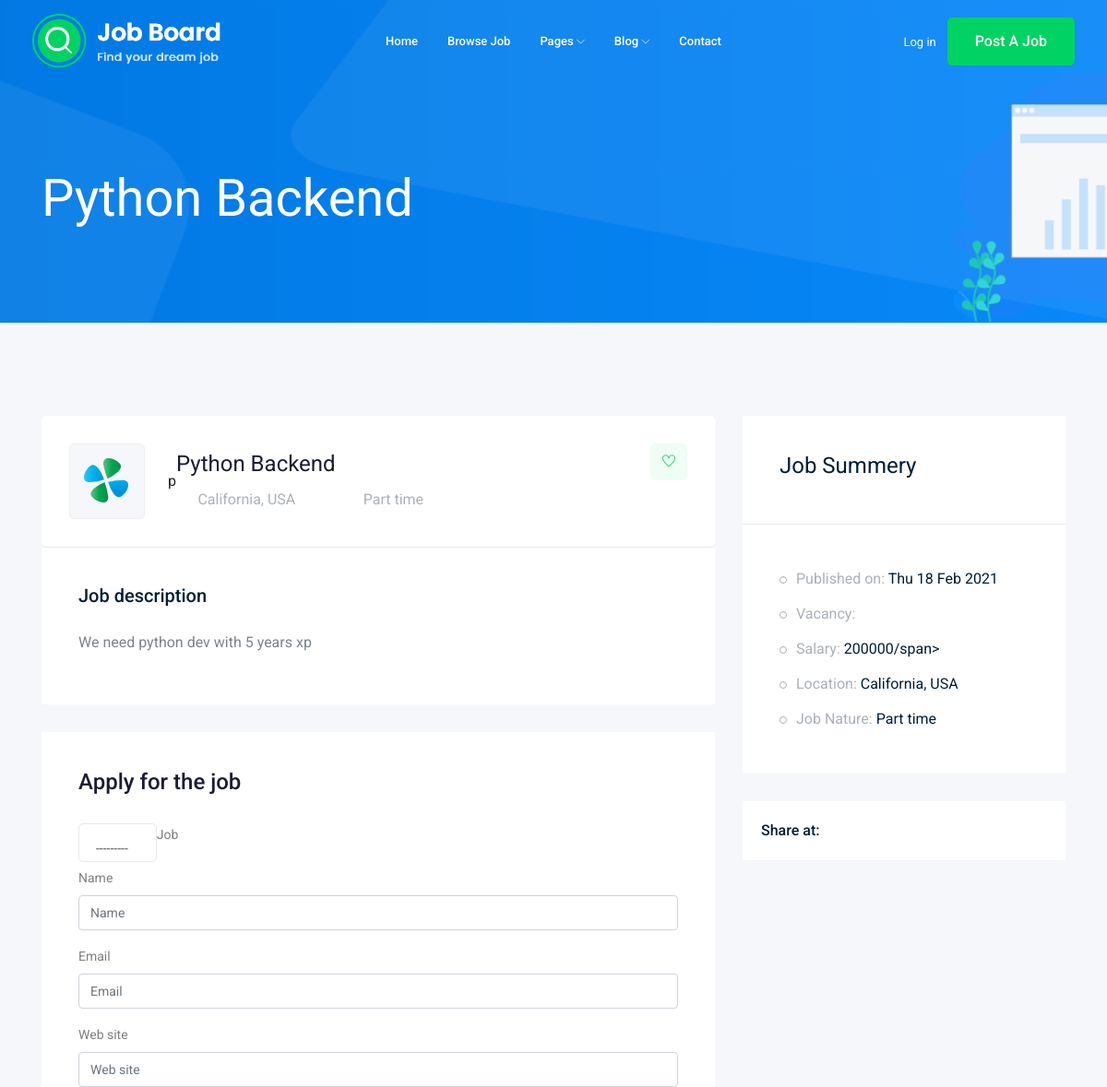
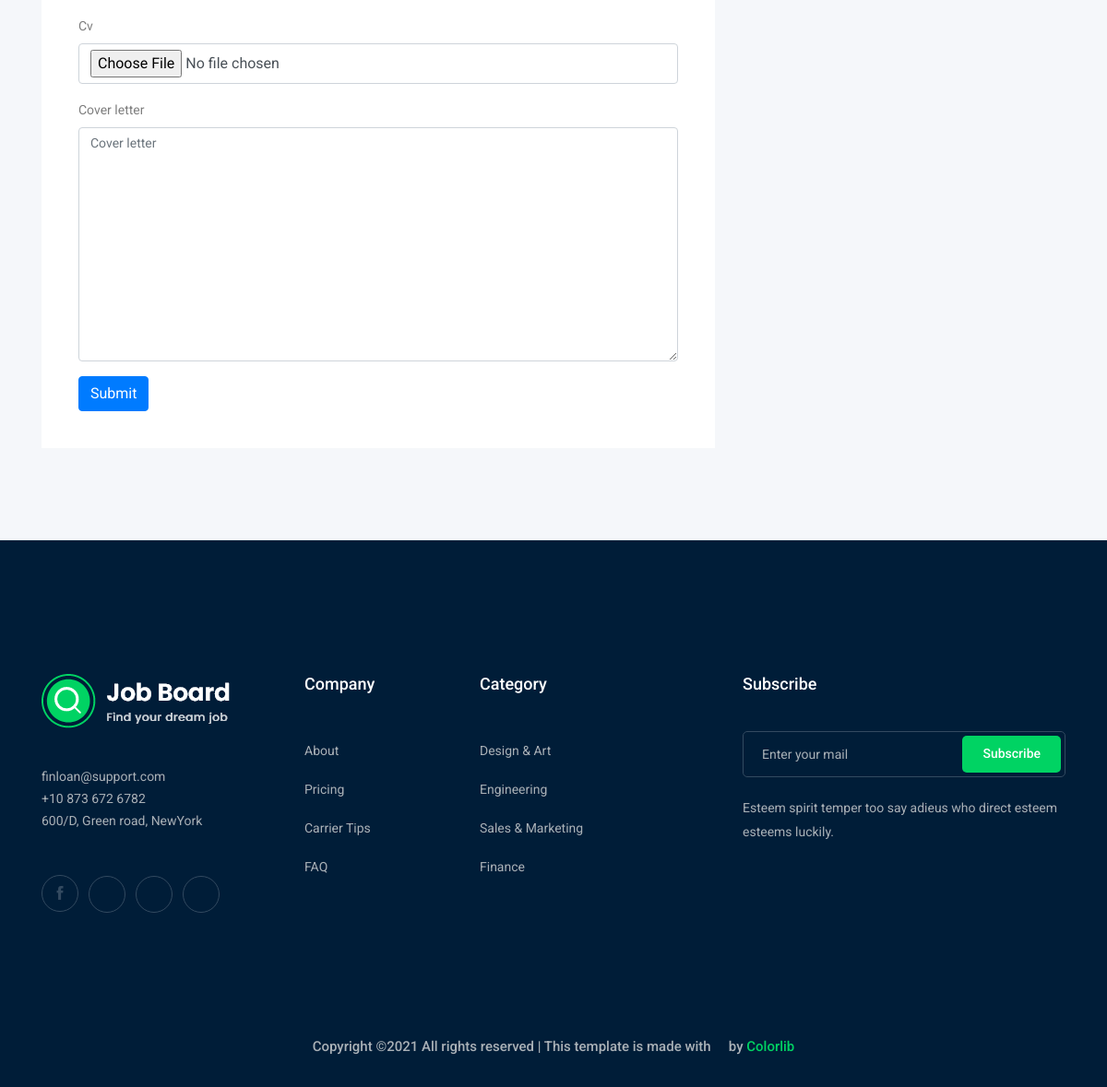
Page /jobs/python-backend on the committed database (2 pictures, top to bottom).
### job/models.py (models this page shows, shortened)
class Job(models.Model):
   owner = models.ForeignKey('auth.User',related_name= 'job_owner',on_delete = models.CASCADE)
   title = models.CharField(max_length=100)
   job_type = models.CharField(max_length= 50, choices= Job_type)
   Description = models.TextField(max_length= 10000)
   Publushed_at = models.DateField(auto_now= True)
   Vacany = models.IntegerField(default= 1 )
   Salary = models.IntegerField(default = 0)
   Experience = models.IntegerField(default = 1)
   Category = models.ForeignKey('Category', on_delete = models.CASCADE)
   Image = models.ImageField(upload_to = image_upload)
   slug = models.SlugField(blank= True,null= True)
   def __str__(self):
      return self.title

### job/views.py (the view)
# urls.py: path('<str:slug>', views.job_detail, name= 'job_detail'),
def job_detail(request,slug):
    job_detail = Job.objects.get(slug= slug)
    if request.method == 'POST':
        form = ApplyForm(request.POST, request.FILES)
        if form.is_valid():
              myform = form.save()
    else:
        form = ApplyForm()
    context = {'job':job_detail, 'form': form}
    return render(request,'jobs/job_details.html',context)

### job/form.py
class ApplyForm(forms.ModelForm):
      class Meta:
          model = Apply
          fields = ['job','name','email','web_site','cv','cover_letter']

### job/templates/jobs/job_details.html (shortened to what this page needs)
{% extends "base.html" %}
{% load bootstrap4 %}
{% block body %}
    <div class="bradcam_area bradcam_bg_1">
        <div class="container">
            <div class="row">
                <div class="col-xl-12">
                    <div class="bradcam_text">
                        <h3>{{job}}</h3>
                    </div>
                </div>
            </div>
        </div>
    </div>
    <div class="job_details_area">
        <div class="container">
            <div class="row">
                <div class="col-lg-8">
                    <div class="job_details_header">
                        <div class="single_jobs white-bg d-flex justify-content-between">
                            <div class="jobs_left d-flex align-items-center">
                                <div class="thumb">
                                    <img src="img/svg_icon/1.svg" alt="">
                                </div>p
                                <div class="jobs_conetent">
                                    <a href="#"><h4>{{job}}</h4></a>
                                    <div class="links_locat d-flex align-items-center">
                                        <div class="location">
                                            <p> <i class="fa fa-map-marker"></i> California, USA</p>
                                        </div>
                                        <div class="location">
                                            <p> <i class="fa fa-clock-o"></i> {{job.job_type}}</p>
                                        </div>
                                    </div>
                                </div>
                            </div>
                            <div class="jobs_right">
                                <div class="apply_now">
                                    <a class="heart_mark" href="#"> <i class="ti-heart"></i> </a>
                                </div>
                            </div>
                        </div>
                    </div>
                    <div class="descript_wrap white-bg">
                        <div class="single_wrap">
                            <h4>Job description</h4>
                            <p>{{job.Description}}</p>
                        </div>
                    </div>
                    <div class="apply_job_form white-bg">
                        <h4>Apply for the job</h4>
                        <form method ="POST" , enctype = "multipart/form-data">
                             {% bootstrap_form form %}
                             {% buttons %}
                               <button type="submit" class="btn btn-primary">Submit</button>
                             {% endbuttons %}
                        </form>
                    </div>
                </div>
                <div class="col-lg-4">
                    <div class="job_sumary">
                        <div class="summery_header">
                            <h3>Job Summery</h3>
                        </div>
                        <div class="job_content">
                            <ul>
                                <li>Published on: <span>{{job.Publushed_at|date:'D j M Y'}}</span></li>
                                <li>Vacancy: </li>
                                <li>Salary: <span>{{job.Salary}}/span></li>
                                <li>Location: <span>California, USA</span></li>
                                <li>Job Nature: <span> {{job.job_type}}</span></li>
                            </ul>
                        </div>
                    </div>
                    <div class="share_wrap d-flex">
                        <span>Share at:</span>
                        <ul>
                            <li><a href="#"> <i class="fa fa-facebook"></i></a> </li>
                            <li><a href="#"> <i class="fa fa-google-plus"></i></a> </li>
                            <li><a href="#"> <i class="fa fa-twitter"></i></a> </li>
                            <li><a href="#"> <i class="fa fa-envelope"></i></a> </li>
                        </ul>
                    </div>
                    <div class="job_location_wrap">
                        <div class="job_lok_inner">
                            <div id="map" style="height: 200px;"></div>
                          </div>
                    </div>
                </div>
            </div>
        </div>
    </div>
{% endblock body %}

### rows in the picture
Job: title "Python Backend", job_type "Part time", Description "We need python dev with 5 years xp", Publushed_at "Thu 18 Feb 2021", Salary "200000"
